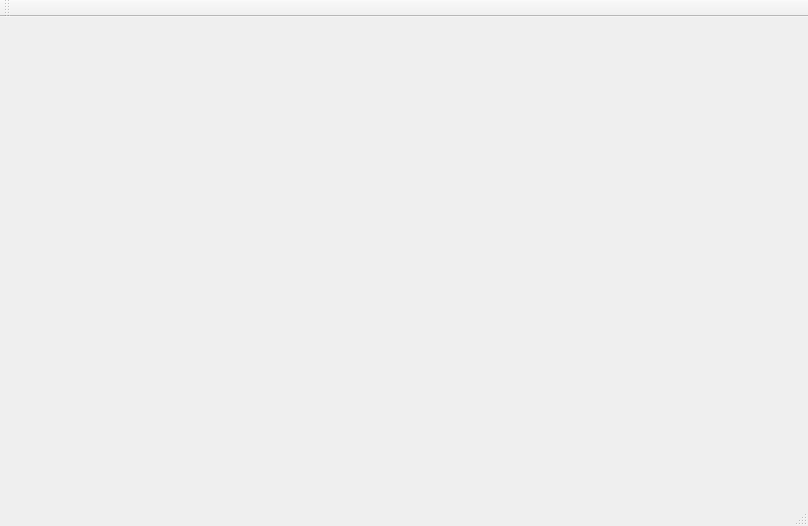
<?xml version="1.0" encoding="UTF-8"?>
<ui version="4.0">
 <class>MainWindow</class>
 <widget class="QMainWindow" name="MainWindow">
  <property name="geometry">
   <rect>
    <x>0</x>
    <y>0</y>
    <width>808</width>
    <height>526</height>
   </rect>
  </property>
  <property name="font">
   <font>
    <family>.AppleSystemUIFont</family>
   </font>
  </property>
  <property name="windowTitle">
   <string>MainWindow</string>
  </property>
  <widget class="QWidget" name="centralWidget"/>
  <widget class="QMenuBar" name="menuBar">
   <property name="geometry">
    <rect>
     <x>0</x>
     <y>0</y>
     <width>808</width>
     <height>22</height>
    </rect>
   </property>
  </widget>
  <widget class="QToolBar" name="mainToolBar">
   <attribute name="toolBarArea">
    <enum>TopToolBarArea</enum>
   </attribute>
   <attribute name="toolBarBreak">
    <bool>false</bool>
   </attribute>
  </widget>
  <widget class="QStatusBar" name="statusBar"/>
 </widget>
 <layoutdefault spacing="6" margin="11"/>
 <resources/>
 <connections/>
</ui>
